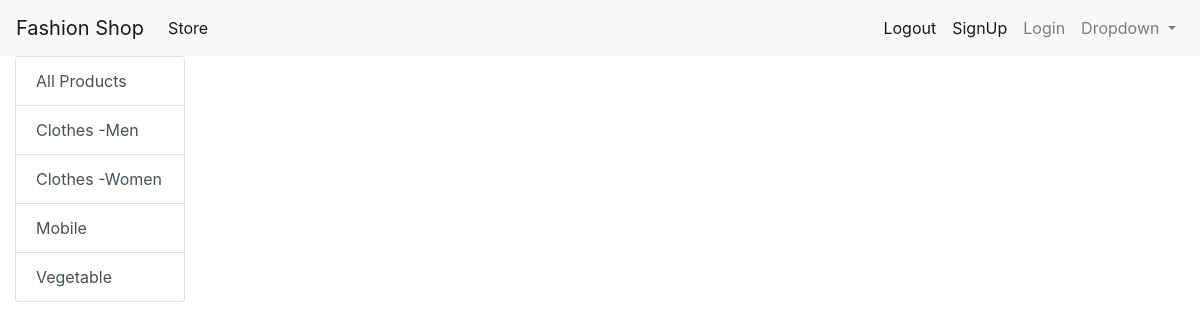
Screenshot of /?category=3 with the database file from the repository.
### store/models/category.py (models this page shows, shortened)
class Category(models.Model):
    name = models.CharField(max_length=50)
    @staticmethod
    def get_all_categories():
        return Category.objects.all()

### store/views/home.py (the view)
# urls.py: path("", index, name='homepage'),
def index(request):
    products = None
    categories = Category.get_all_categories()
    categoryID = request.GET.get('category')
    if categoryID:
        products = Product.get_all_products_by_categoryid(categoryID)
    else:
        products = Product.get_all_products()
    data = {}
    data['products'] = products
    data['categories'] = categories
    print('you are :', request.session.get('email'))
    return render(request, 'index.html', data)

### store/models/product.py (called while the page is built)
    @staticmethod
    def get_all_products_by_categoryid(category_id):
        if category_id:
            return Product.objects.filter(category=category_id)
        else:
            return Product.get_all_products()

### store/templates/index.html (shortened to what this page needs)
{% extends "base.html" %}
{% block content %}
<div class="container-fluid mt-3-8">
  <div class="row">
    <div class="col-lg-2 mx-auto">
      <div class="list-group">
        <a
        href="/?category={{category.id}}"
        class="list-group-item list-group-item-action"
        >All Products</a
      >
        {% for category in categories %}
        <a
          href="/?category={{category.id}}"
          class="list-group-item list-group-item-action"
          >{{category.name}}</a
        >
        {% endfor %}
      </div>
    </div>
    <div id="products" class="col-lg-10 mx-auto">
    </div>
  </div>
</div>
{% endblock content %}

### rows the page displays
Category: name "Clothes -Men"
Category: name "Clothes -Women"
Category: name "Mobile"
Category: name "Vegetable"
